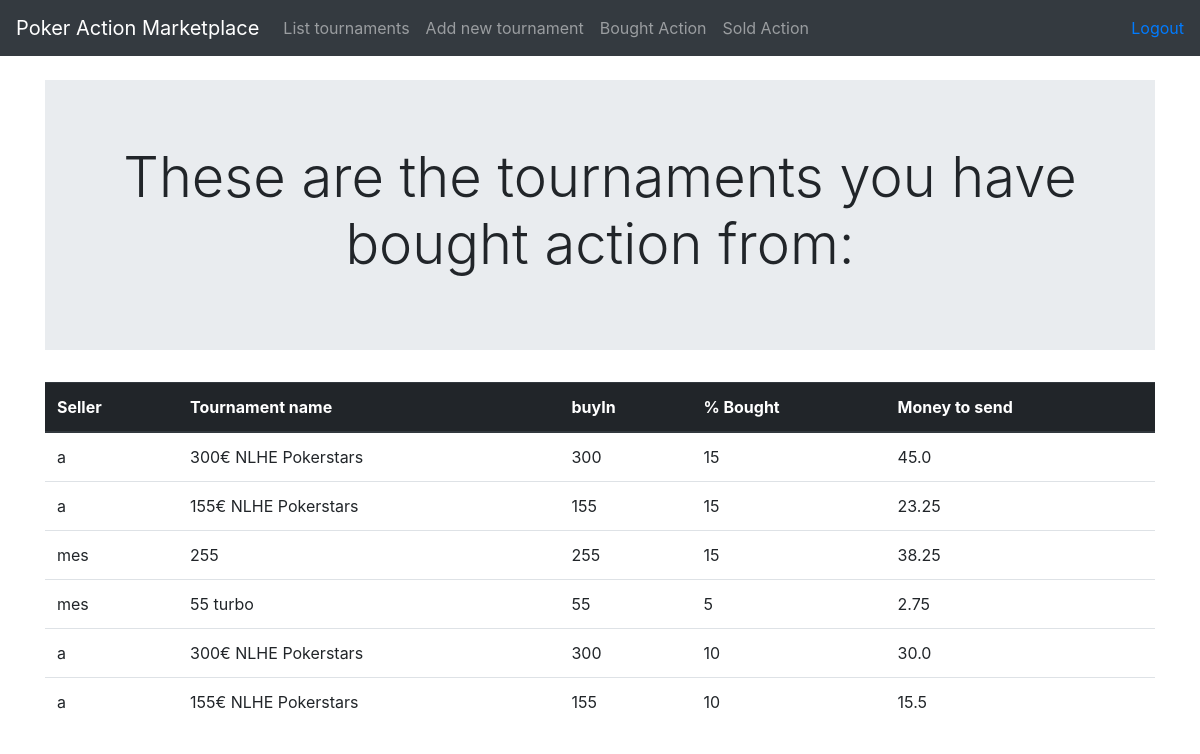
Page /tournaments/bought (signed in) on the earlier database version.
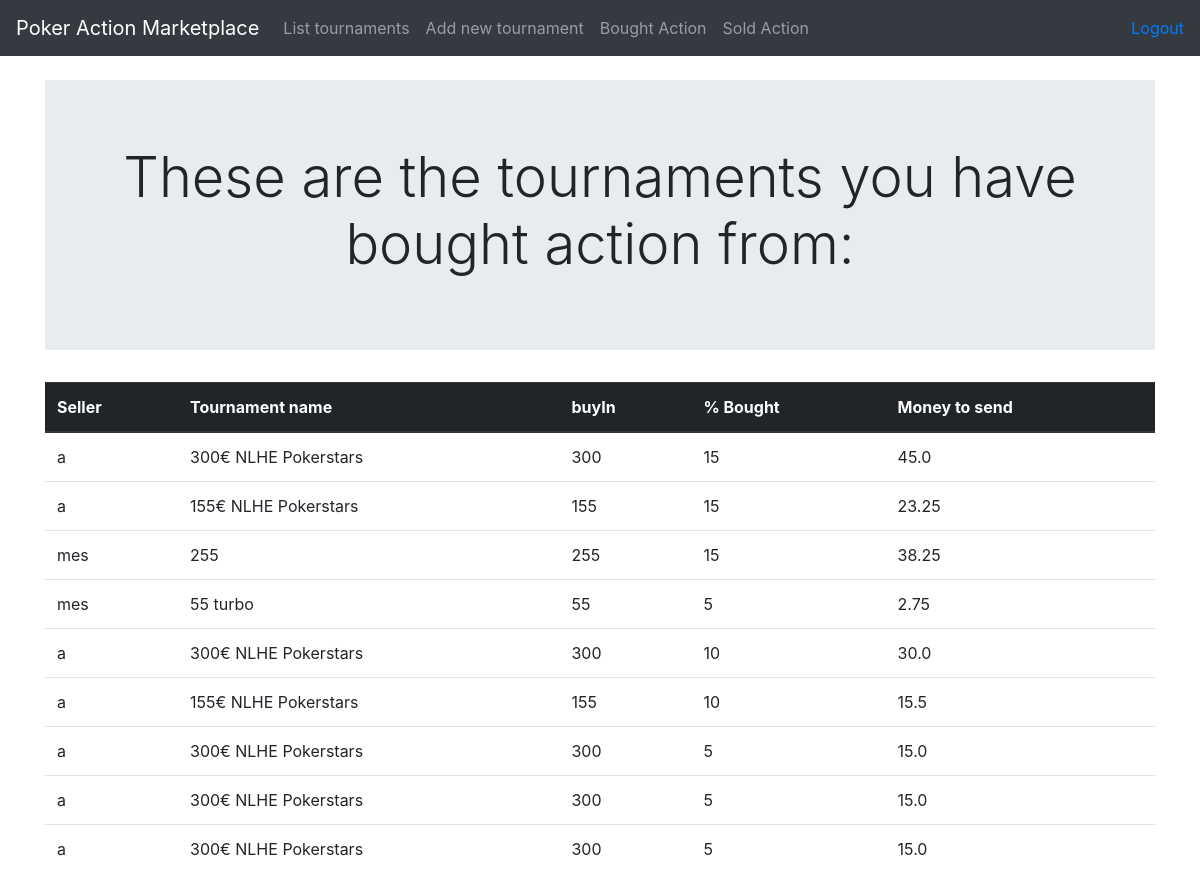
Same page on the later database version.
### application/tournamentPackages/models.py (models this page shows, shortened)
class BoughtActionFromTournament(Base):
    tournament_package_id = db.Column(db.Integer, db.ForeignKey('tournament_package.id'), nullable=False)
    seller_name = db.Column(db.String(144), nullable=False)
    buyer_id = db.Column(db.Integer, db.ForeignKey('account.id'), nullable=False)
    actionboughtpct = db.Column(db.Integer, nullable=False)

class TournamentPackage(Base):
    tournament = db.Column(db.String(144), nullable=False)
    buyin = db.Column(db.Integer, nullable=False)
    pcttobesold = db.Column(db.Integer, nullable=False)
    pctleft = db.Column(db.Integer, nullable=False)
    account_id = db.Column(db.Integer, db.ForeignKey('account.id'), nullable=False)
    @staticmethod
    def tournaments_bought_action_from(id):
        stmt = text("SELECT bought_action_from_tournament.seller_name, tournament_package.tournament, tournament_package.buyIn, bought_action_from_tournament.actionboughtpct FROM account"
                " LEFT JOIN bought_action_from_tournament ON account.id = bought_action_from_tournament.buyer_id"
                " LEFT JOIN tournament_package ON bought_action_from_tournament.tournament_package_id = tournament_package.id"
                " WHERE bought_action_from_tournament.buyer_id = {}".format(id))
        res = db.engine.execute(stmt)
        asAnArray = []
        for row in res:
            temp = list(row)
            asAnArray.append(temp)
        return asAnArray

### application/tournamentPackages/views.py (the view)
@app.route('/tournaments/bought', methods=["GET"])
@login_required
def show_purchased_tournaments():
    boughtTournaments = TournamentPackage.tournaments_bought_action_from(current_user.id)
    print(type(boughtTournaments))
    for row in boughtTournaments:
        print(type(row))
        print(row)
    return render_template('tournaments/bought.html', boughtTournaments = boughtTournaments)
    return True

### application/__init__.py (called while the page is built)
@login_manager.user_loader
def load_user(user_id):
    return User.query.get(user_id)

### application/templates/tournaments/bought.html (shortened to what this page needs)
{% extends "layout.html" %}
{% block body %}
<div class="jumbotron jumbotron-fluid">
  <div class="container">
    <h1 class="display-4" align=center>These are the tournaments you have bought action from:</h1>
  </div>
</div>
<table class="table">
  <thead class="thead-dark">
  <th scope="col">Seller</th>
  <th scope="col">Tournament name</th>
  <th scope="col">buyIn</th>
  <th scope="col">% Bought</th>
  <th scope="col">Money to send</th>
  </thead>
  <tbody>
  {% for tournament in boughtTournaments %}
  <tr>
    <td>{{ tournament[0] }}</td>
    <td>{{ tournament[1] }}</td>
    <td>{{ tournament[2] }}</td>
    <td>{{ tournament[3] }}</td>
    <td>{{ (tournament[2]*(tournament[3]/100)) }}</td>
  </tr>
{% endfor %}
</tbody>
</table>
{% endblock %}

### application/templates/layout.html (shortened to what this page needs)
<!DOCTYPE html>
<html>
<head>
  <link rel="stylesheet" href="https://maxcdn.bootstrapcdn.com/bootstrap/4.0.0/css/bootstrap.min.css">
</head>
<body>
  <nav class="navbar navbar-expand-md navbar-dark bg-dark mb-4">
    <a class="navbar-brand" href="#">Poker Action Marketplace</a>
      <div class="collapse navbar-collapse" id="navbarCollapse">
        <ul class="navbar-nav mr-auto">
          <li class="nav-item">
            <a class="nav-link" href="{{ url_for('tournaments_index') }} ">List tournaments</a>
          </li>
          <li class="nav-item">
            <a class="nav-link" href="{{ url_for('tournaments_form') }} ">Add new tournament</a>
          </li>
          <li class="nav-item">
            <a class="nav-link" href="{{ url_for('show_purchased_tournaments') }}">Bought Action</a>
          </li>
          <li class="nav-item">
            <a class="nav-link" href="{{ url_for('show_sold_tournaments') }}">Sold Action</a>
          </li>
        </ul>
        <div class="form-inline mt-2 mt-md-0">
          {% if current_user.is_authenticated %}
          <a href="{{ url_for('auth_logout') }}">Logout</a>
          {% else %}
          <a class="nav-item" href="{{ url_for('auth_login') }}">Login</a>
          <a class="nav-item" href="{{ url_for('auth_register') }}">Register</a>
          {% endif %}
        </div>
      </div>
      </nav>
<main role="main" class="container">
  {% block body %}{% endblock %}
</main>
</body>
</html>

Differences in the rows shown:
added BoughtActionFromTournament: seller_name "a", tournament "300€ NLHE Pokerstars", buyin "300", actionboughtpct "5"
now on this page (row edited): TournamentPackage: (tournament[2]*(tournament[3]/100)) "15.0"
added BoughtActionFromTournament: seller_name "a", tournament "300€ NLHE Pokerstars", buyin "300", actionboughtpct "5"
added BoughtActionFromTournament: seller_name "a", tournament "300€ NLHE Pokerstars", buyin "300", actionboughtpct "5"
